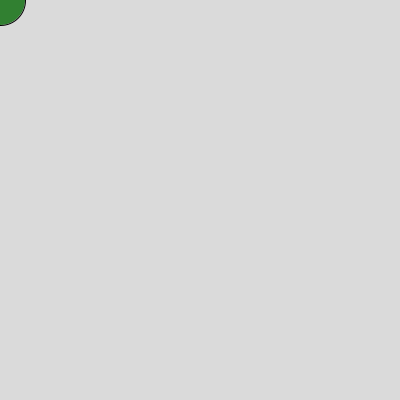
Frame 1 (no input)
Frame 60 (the mouse pressed at the canvas centre just before this capture): identical to frame 1, image omitted
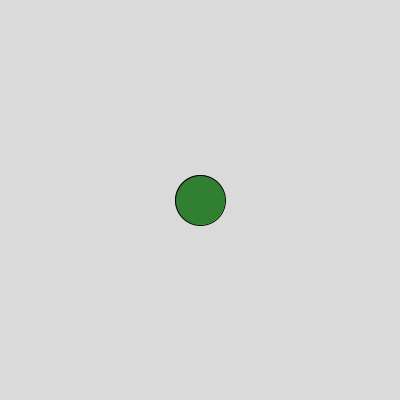
Frame 120 (the mouse held since frame 60 and released just before this capture)

The Processing sketch that drew these frames (run headless with seeded random() and noise(); from frame 60 on, the mouse is pressed at the canvas centre):

// Processing sketch: mouseCircle
// ── mouseCircle.pde
//circle follows the mouse

void setup() {
size(400,400);
}

void draw(){
background(218);
stroke(2);
fill(49,128, 49);
//circle follows the cursor
ellipse(mouseX,mouseY, 50, 50);
}
